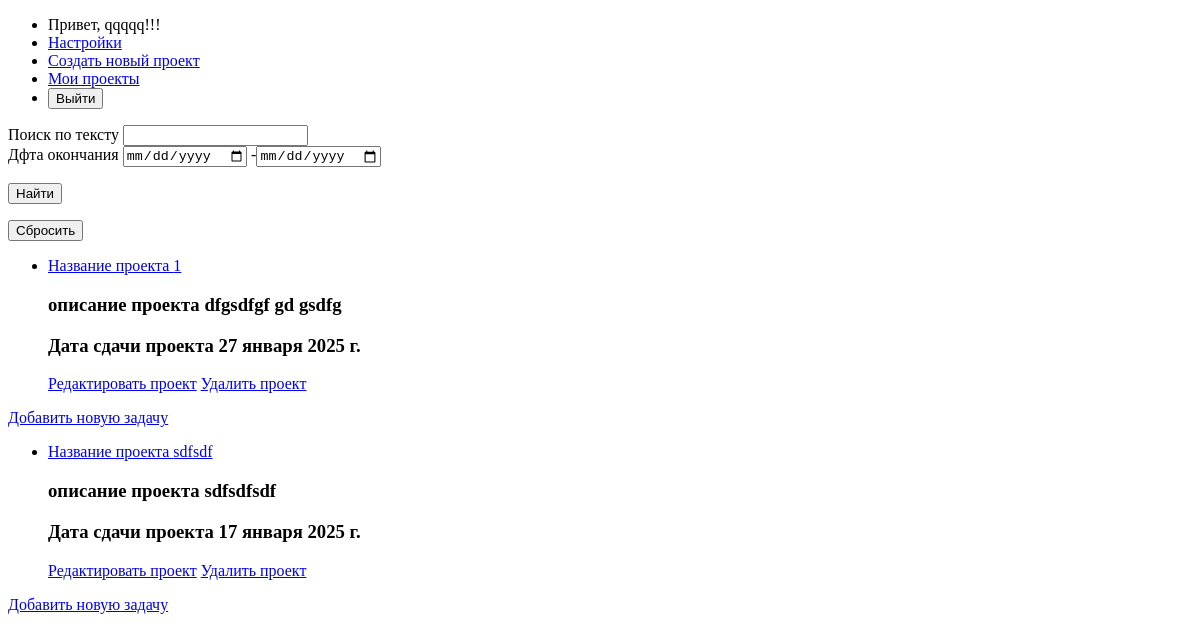
The page /MyProject (signed in) on the database as committed earlier.
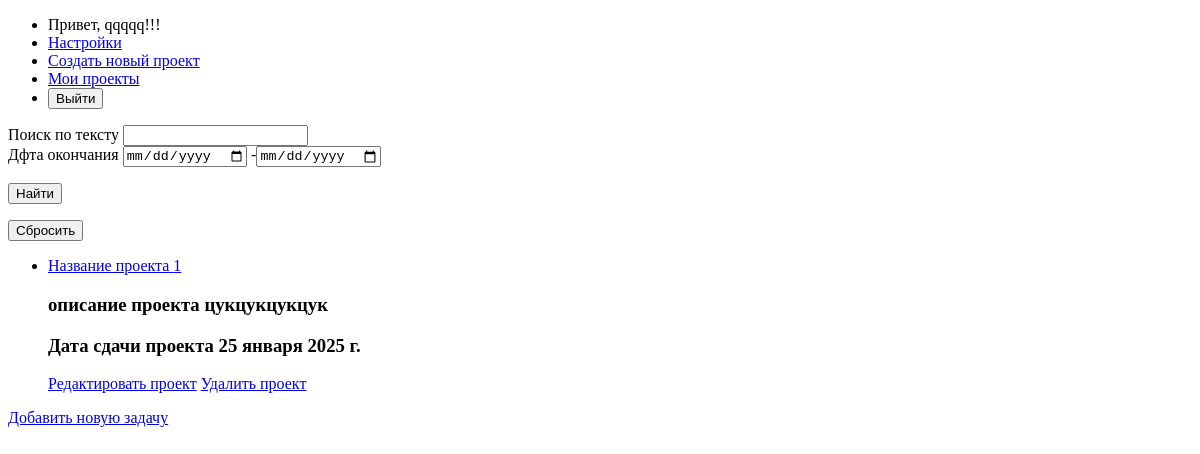
The same page on the database as committed later.
### TM/models.py (models this page shows, shortened)
class Project(models.Model):
    name = models.CharField(max_length = 255, unique = True, verbose_name = 'Название проекта')
    description = models.TextField(verbose_name = 'Описание проекта')
    end_date = models.DateField(verbose_name = 'Дфта окончания')
    creator = models.ForeignKey(User, on_delete = models.CASCADE, related_name = 'created_projects', verbose_name = 'Создатель')
    key = models.CharField(max_length=64, unique=True, default=uuid4)
    date_creation = models.DateTimeField(auto_now_add=True, verbose_name = 'Дата создания')
    class Meta:
        verbose_name = 'Проект'
        verbose_name_plural = 'Проекты'

### TM/views.py (the view)
# urls.py: path('MyProject', views.my_project, name = 'my_project'),
def my_project(request):
    if request.user.is_authenticated:
        check = Project.objects.filter(creator = request.user).exists()
        queryset = Project.objects.filter(creator = request.user)
        filter = Project_filter(request.GET, queryset=queryset)
        myproject = filter.qs
        return render(request, 'TM/my_project.html', {'myproject': myproject, 'filter': filter, 'check': check})

### templates/TM/my_project.html (shortened to what this page needs)
{% extends 'TM/base.html' %}
{% block content %}
    {% if request.user.is_staff %}
        <form method="get">
            <div>
                <div>
                    <label for="{{ filter.form.name.id_for_label }}">{{ filter.form.name.label }}</label>
                    {{ filter.form.name }}
                </div>
                <div>
                    <label for="{{ filter.form.end_date.id_for_label }}">{{ filter.form.end_date.label }}</label>
                    {{ filter.form.end_date }}
                </div>
                <p><button type="submit">Найти</button></p>
                <p><a href="{% url 'my_project' %}"><button type="button">Сбросить</button></a></p>
            </div>
        </form>
        {% if check == True %}
            {% if myproject %}
                {% for project in myproject %}
                    <div>
                        <ul>
                            <li>
                                <a href = "{% url 'my_project_task' project.name %}"> Название проекта {{ project.name }} </a>
                                <h3>описание проекта {{ project.description }} </h3>
                                <h3>Дата сдачи проекта {{ project.end_date }} </h3>
                            </li>
                            <a href = "{% url 'edit_project' project.id %}">Редактировать проект</a>
                            <a href = "{% url 'delete_project' project.id %}">Удалить проект</a>
                        </ul>
                        <a href = "{% url 'new_task' project.name %}">Добавить новую задачу</a>
                    </div>
                {% endfor %}
            {% else %}
                <p>поиск ничего не выдал</p>
            {% endif %}
        {% else %}
            <p>У вас нет назначанных задач!!!</p>
        {% endif %}
    {% else %}
        <p>У вас нет доступа на эту страницу</p>
        <a href = "{% url 'main_page' %}">Перейти на главную страницу</a>
    {% endif %}
{% endblock %}

Rows that differ between the two databases and show on the page:
removed Project: name "1", description "dfgsdfgf gd gsdfg", end_date "27 января 2025 г."
removed Project: name "sdfsdf", description "sdfsdfsdf", end_date "17 января 2025 г."
added Project: name "1", description "цукцукцукцук", end_date "25 января 2025 г."
